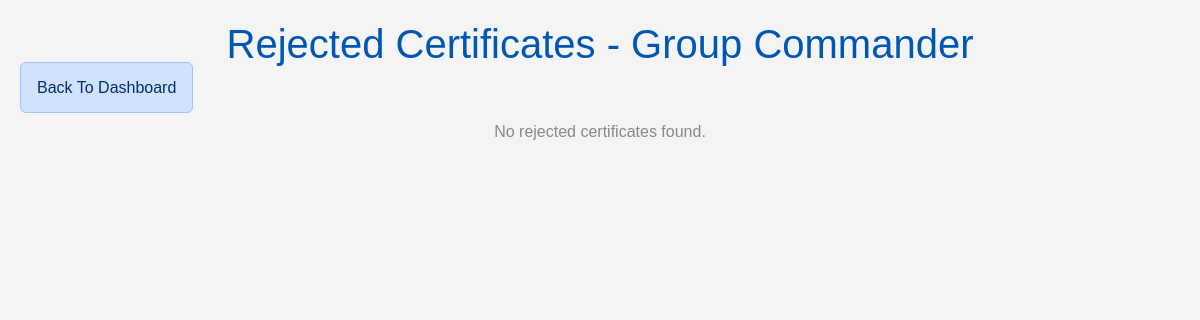
The app's page /rejected_certificates/staff/, older data.
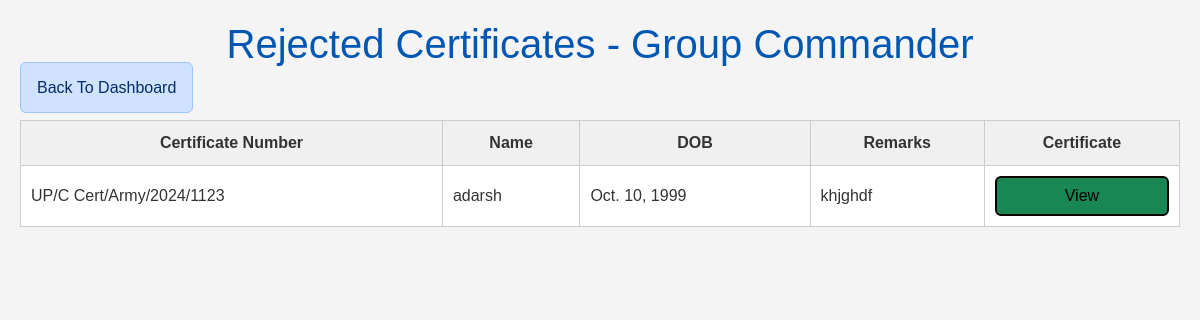
The same page, newer data.
### mainapp/models.py (models this page shows, shortened)
class Certificate(models.Model):
    CERTIFICATE_TYPE_CHOICES = [
        ('A_Army', 'A Army'),
        ('A_AirForce', 'A AirForce'),
        ('A_Navy', 'A Navy'),
        ('B_AirForce', 'B AirForce'),
        ('B_Army', 'B Army'),
        ('B_Navy', 'B Navy'),
        ('C_Army', 'C Army'),
    ]
    Name = models.CharField(max_length=100, null=True, blank=True)
    DOB = models.DateField(null=True, blank=True)
    Guardian = models.CharField(max_length=100, null=True, blank=True)
    CertificateType = models.CharField(max_length=20, choices=CERTIFICATE_TYPE_CHOICES, null=True, blank=True)
    CadetRank = models.CharField(max_length=20, null=True, blank=True)
    PassingYear = models.IntegerField(null=True, blank=True)
    Grade = models.CharField(max_length=10, null=True, blank=True)
    Unit = models.CharField(max_length=50, null=True, blank=True)
    Directorate = models.CharField(max_length=50, null=True, blank=True)
    Place = models.CharField(max_length=100, null=True, blank=True)
    Institute = models.CharField(max_length=100, null=True, blank=True)
    certificate_number = models.CharField(max_length=50, null=True, blank=True)
    serial_number = models.CharField(max_length=50, null=True, blank=True)
    user_image = models.ImageField(upload_to='media/', null=True, blank=True)
    qr_code = models.ImageField(upload_to='qr_codes/', blank=True)
    final_certificate = models.ImageField(upload_to='media/certificates/', null=True, blank=True)
    is_duplicate = models.BooleanField(default=False)
    reviewer_ceo = models.ForeignKey(settings.AUTH_USER_MODEL, related_name='ceo_reviews', on_delete=models.SET_NULL, null=True, blank=True)
    reviewer_register_head = models.ForeignKey(settings.AUTH_USER_MODEL, related_name='register_head_reviews', on_delete=models.SET_NULL, null=True, blank=True)
    reviewer_staff = models.ForeignKey(settings.AUTH_USER_MODEL, related_name='staff_reviews', on_delete=models.SET_NULL, null=True, blank=True)
    ceo_review_status = models.BooleanField(null=True, blank=True)
    register_head_review_status = models.BooleanField(null=True, blank=True)
    staff_review_status = models.BooleanField(null=True, blank=True)
    signature_image = models.ImageField(upload_to='signatures/', null=True, blank=True)
    is_signed = models.BooleanField(default=False)
    issue_date = models.DateField(auto_now_add=True)
    remarks = models.TextField(blank=True, null=True)

### mainapp/views.py (the view)
# urls.py: path('rejected_certificates/staff/', rejected_certificates_staff, name='rejected_certificates_staff'),
def rejected_certificates_staff(request):
    user = request.user
    is_clerk = user.groups.filter(name='Clerk').exists()
    rejected_certificates = Certificate.objects.filter(staff_review_status=False)
    return render(request, 'rejected_certificates.html', {'certificates': rejected_certificates, 'role': 'Group Commander','is_clerk':is_clerk})

### mainapp/templates/rejected_certificates.html (shortened to what this page needs)
<!DOCTYPE html>
<html lang="en">
    <link href="https://cdn.jsdelivr.net/npm/bootstrap@5.3.3/dist/css/bootstrap.min.css" rel="stylesheet"
>
<link href="https://cdn.jsdelivr.net/npm/bootstrap@5.3.0-alpha1/dist/css/bootstrap.min.css" rel="stylesheet">
<link href="https://cdnjs.cloudflare.com/ajax/libs/bootstrap-icons/1.8.1/font/bootstrap-icons.min.css"
    rel="stylesheet">
<link href="https://cdnjs.cloudflare.com/ajax/libs/font-awesome/6.0.0-beta3/css/all.min.css" rel="stylesheet">
<head>
</head>
<body>
    <h1>Rejected Certificates - {{ role }}</h1>
    <a href="{% url 'dashboard' %}" class="alert alert-primary ">Back To Dashboard</a>
    {% if certificates %}
    <table>
        <thead>
            <tr>
                <th class="text-center">Certificate Number</th>
                <th class="text-center">Name</th>
                <th class="text-center">DOB</th>
                <th class="text-center">Remarks</th>
                <th class="text-center">Certificate</th>
            </tr>
        </thead>
        <tbody>
            {% for certificate in certificates %}
            <tr>
                <td>{{ certificate.certificate_number }}</td>
                <td>{{ certificate.Name }}</td>
                <td>{{ certificate.DOB }}</td>
                <td>{{ certificate.remarks }}</td>
                <td style="text-align: center;">
                    {% if certificate.final_certificate %}
                    <a class="btn btn-success" style="width: 100%; border: 2px solid black; color: black;" href="{{ certificate.final_certificate.url }}" target="_blank">View</a>
                    {% else %}
                    <span style="color: red;">Certificate not generated yet</span>
                    {% endif %}
                </td>
            </tr>
            {% endfor %}
        </tbody>
    </table>
    {% else %}
    <p class="no-certificates">No rejected certificates found.</p>
    {% endif %}
</body>
</html>

Row changes from the older to the newer data that the page shows:
added Certificate: certificate_number "UP/C Cert/Army/2024/1123", Name "adarsh", DOB "Oct. 10, 1999", remarks "khjghdf"
Text that changed along with them:
text no longer shown: "No rejected certificates found."
text now shown: "Certificate Number Name DOB Remarks Certificate"
